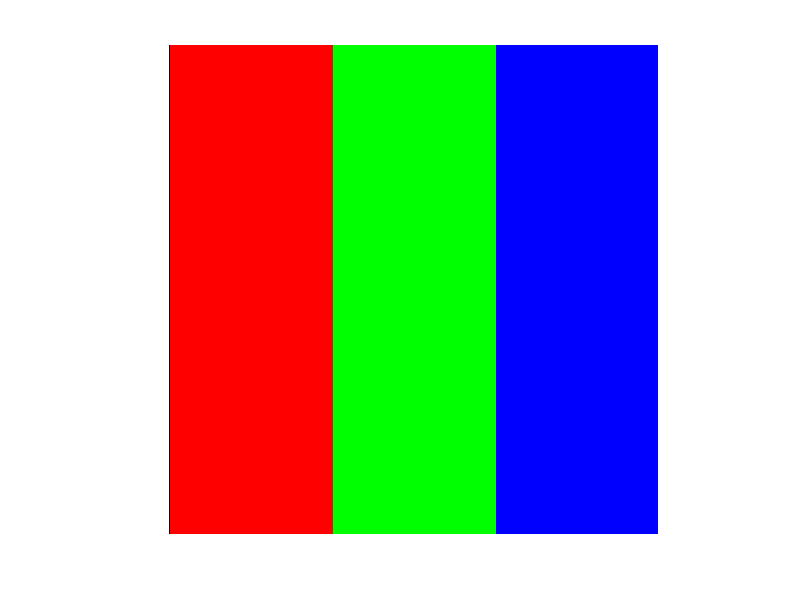

Write the MATLAB code that produced this figure.
%% CLASES PDIVA - TABLERO A COLOR 
close all;
clear all;
clc;

on_color = 255; % Valor de activación de capas de colores
off_color = 0; % Valor de desactivación de capas de colores 

R = uint8(ones(100)); % Creamos un entero de 8 bits sin signo
G = uint8(ones(100)); % Creamos un entero de 8 bits sin signo
B = uint8(ones(100)); % Creamos un entero de 8 bits sin signo

mb = uint8(ones(100)); % Matriz de unos
mn = uint8(zeros(100)); % Matriz de ceros

Rojito_tomate = cat(3, on_color*R, off_color*G, off_color*B); % Base roja de 100x100
Verde_esperanza = cat(3, off_color*R, on_color*G, off_color*B); % Base verde de 100x100
Azul_marino = cat(3, off_color*R, off_color*G, on_color*B); % Base azul de 100x1000

vector_de_colores = [Rojito_tomate Verde_esperanza Azul_marino ;
                     Rojito_tomate Verde_esperanza Azul_marino ;
                     Rojito_tomate Verde_esperanza Azul_marino ]; % Vectores de imágen para muestra

% Mostramos las imagen 
imshow(vector_de_colores); % Mostramos la imagen 

%% CONVERSION DE IMAGENES EN MATLAB

% RGB -> IMAGEN A COLORES
% Métodos de conversión a escala de grises
% 1.- La media 
% 2.- Luminosidad (Para el ojo humano)
% 3.- CRT (Para los monitores)
% 4.- CTR (Para monitores)
% 5.- Canal G : rgb2gray
% La umbralización : Thresholding
% P >= Umbral -> 1
% P < Umbral -> 0
% Convertir las imágenes a escalas de grises para pasarlas a binarias

%% HISTOGRAMAS 
% Son distribuciones que describen la frecuencia con la que se presentan
% los valores de intensidad (pixeles) de la imagen
% Funciones de matlab:
% [counts, binLocations] = imhist(I)

%% TAREA 
% Convertir imágenes RGB a escala de grises
% con los 5 metodos 
% Convertir de escalas de grises a binarios 
% moviendo el umbral como mínimo 3
% A esas imágenes de escalas de grises graficar los histogramas
% lo mismo con imágenes RGB
% Colocar imágenes dentro de imágenes 